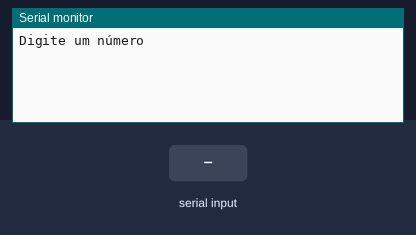
The sketch below on a simulated Arduino Uno, built with avr-gcc and run on an emulated ATmega328P. Shown: the last lines printed to the serial monitor. Inputs (shaded band) come from the test bench.

Above: at 1.2 s.
1.3 s: "90,45\n" received over Serial
At 1.8 s:
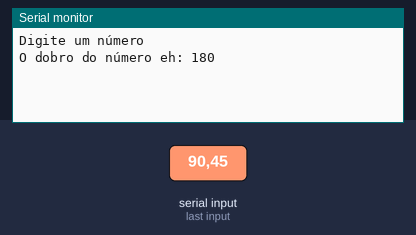
3.8 s: "30,150\n" received over Serial
At 4.6 s:
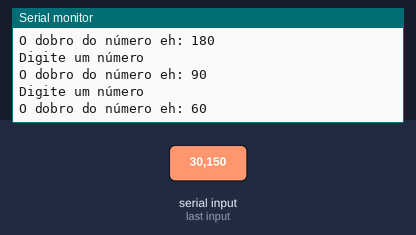
Timing chart, 0 to 6.8 s (numbered marks = the images above; inputs shaded):
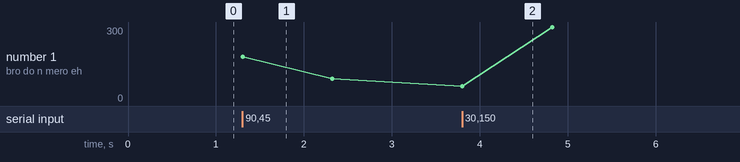

The sketch:

lpmb_exo31.ino
```cpp
//Faça um programa que receba um número e exiba o seu dobro.

//Declaração de Variáveis
long numero = 0;
long numeroDobro = 0;

void setup()
{
 Serial.begin(9600);
}

void loop()
{
  //Entrada
  Serial.println("Digite um número");
  while(!Serial.available());
  numero = Serial.parseInt();


  //processamento
  numeroDobro = numero * 2;

  //saída
  Serial.println("O dobro do número eh: " + String(numeroDobro));

  delay(1000);
}
```

Measured:
- after the input at 1.3 s, the serial monitor: prints a new line at once (image 1)
- after the input at 3.8 s, the serial monitor: prints a new line at once (image 2)
